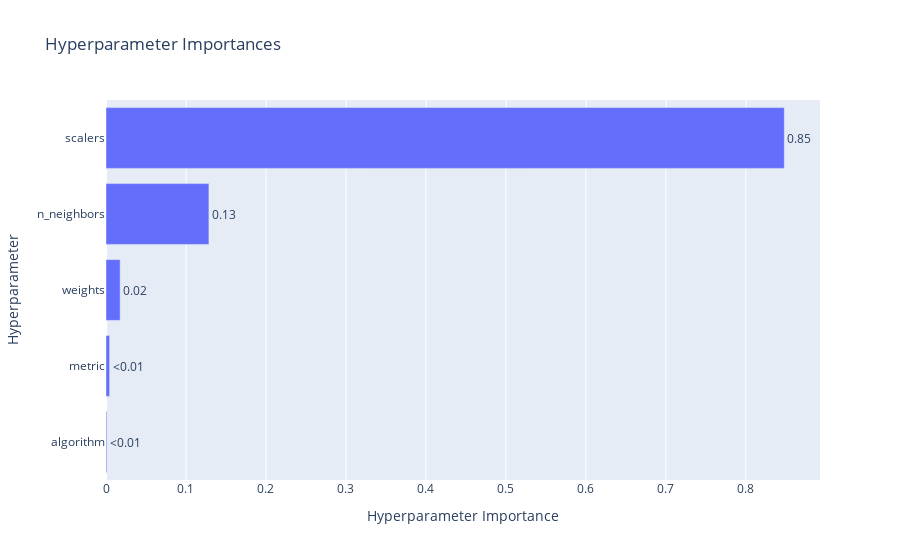

The notebook cell this image was saved under:
### Code cell
# Hyperparameter importances

optuna.visualization.plot_param_importances(study_knn)

### Figure 1 — Plotly figure (JSON) as saved in the notebook; plotly's stock layout.template omitted (floating-point values rounded to 4 significant figures)
{"data": [{"cliponaxis": false, "hovertemplate": ["algorithm (CategoricalDistribution): 0.001091490332079535<extra></extra>", "metric (CategoricalDistribution): 0.004530453180911847<extra></extra>", "weights (CategoricalDistribution): 0.017699377250670244<extra></extra>", "n_neighbors (IntDistribution): 0.12867374360595774<extra></extra>", "scalers (CategoricalDistribution): 0.8480049356303806<extra></extra>"], "name": "Objective Value", "orientation": "h", "text": ["<0.01", "<0.01", "0.02", "0.13", "0.85"], "textposition": "outside", "type": "bar", "x": [0.001091, 0.00453, 0.0177, 0.1287, 0.848], "y": ["algorithm", "metric", "weights", "n_neighbors", "scalers"]}], "layout": {"title": {"text": "Hyperparameter Importances"}, "xaxis": {"title": {"text": "Hyperparameter Importance"}}, "yaxis": {"title": {"text": "Hyperparameter"}}}}
